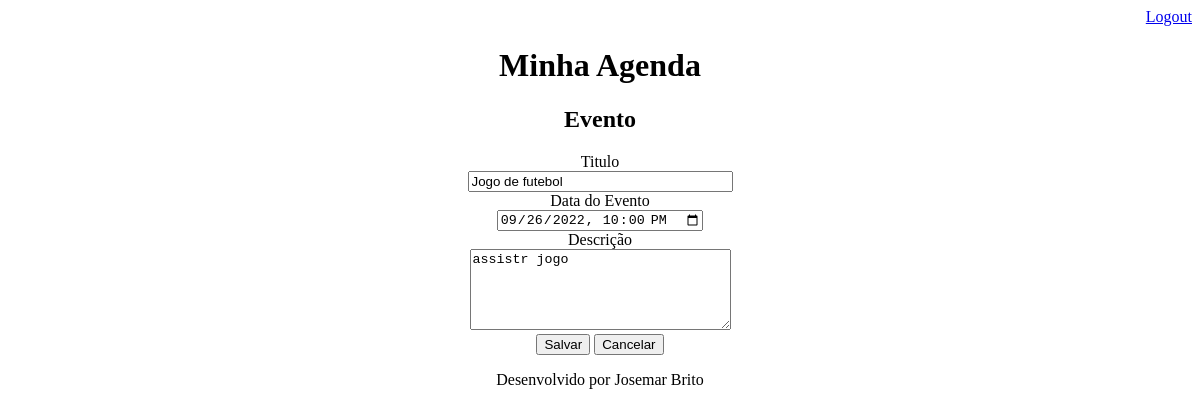
The app's page /agenda/evento/?id=4 (signed in), older data.
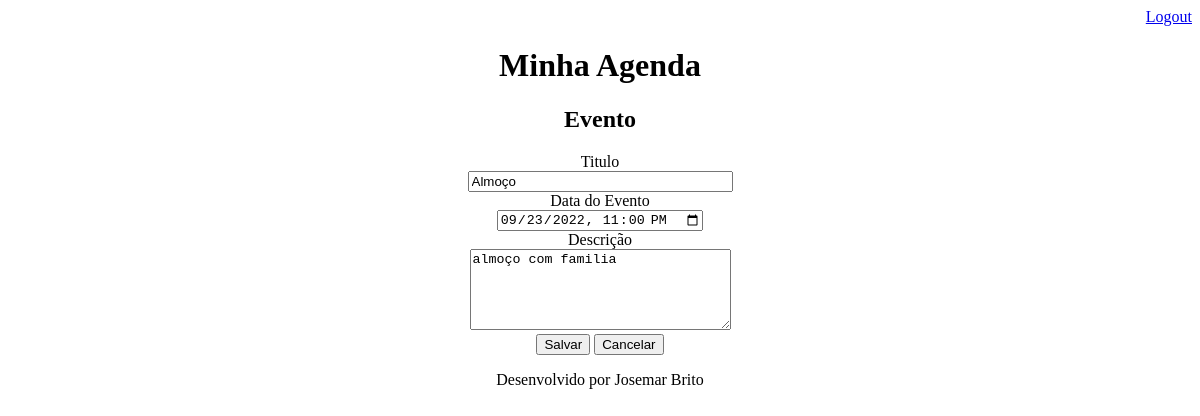
The same page, newer data.
### cont/models.py (models this page shows, shortened)
class Evento(models.Model):
    titulo = models.CharField(max_length=100, verbose_name='Titulo')
    descricao = models.TextField(blank=True, null=True, verbose_name='Descrição')
    data_evento = models.DateTimeField(verbose_name='Data do Evento')
    data_criacao = models.DateTimeField(auto_now=True, verbose_name='Data de Criação')
    usuario = models.ForeignKey(User, on_delete=models.CASCADE, verbose_name='Usuário')
    class Meta:
        db_table = 'evento'
    def get_data_input_evento(self):
        return self.data_evento.strftime('%Y-%m-%dT%H:%M')

### cont/views.py (the view)
# urls.py: path('agenda/evento/', views.evento),
@login_required(login_url='/login/')
def evento(request):
    id_evento = request.GET.get('id')
    dados = {}
    if id_evento:
        dados['evento'] = Evento.objects.get(id=id_evento)
    return render(request, 'evento.html', dados)

### templates/evento.html (shortened to what this page needs)
{% extends "model-page.html" %}
{% block content %}
<h2>Evento</h2>
<form action="submit" method="POST"> {% csrf_token %}
    <label>Titulo</label>
    <br>
    <input type="text" name="titulo" size="30" value="{{ evento.titulo }}">
    <br>
    <label>Data do Evento</label>
    <br>
    <input type="datetime-local" name="data_evento" value="{{ evento.get_data_input_evento }}">
    <br>
    <label>Descrição</label>
    <br>
    <textarea name="descricao" rows="5" cols="30">{{ evento.descricao }}</textarea>
    <br>
    <button type="submit>">Salvar</button>
    <a href="/">
        <button type="button">Cancelar</button>
    </a>
</form>
{% endblock %}

Row changes from the older to the newer data that the page shows:
changed Evento: titulo "Jogo de futebol" → "Almoço"; data_evento "09/26/2022 22:00" → "09/23/2022 23:00"; descricao "assistr jogo" → "almoço com familia"
